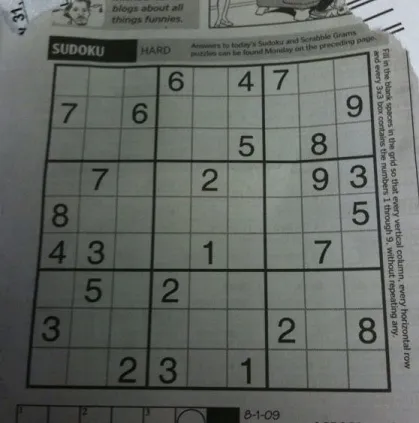
#> input picture Sudoku_Solver/imgs/1.webp, 419 x 423 px, found by its file name
$ python extract.py
#> lines starting #> are read from the running program, lines starting #| are printed output that depends on the picture; after the words box and inside, x2 and y2 are one past the last pixel; in counts of white or black regions, pixels touching at a corner belong together
import cv2
import numpy as np
import matplotlib.pyplot as plt
from typing import Tuple

def read_image(file_path: str) -> np.ndarray:
    """Read an image from file."""
    image = cv2.imread(file_path)
#> image is the input picture: shape (423, 419, 3); mean B, G, R 98.9, 103.9, 99.1
    if image is None:
        raise FileNotFoundError(f"Image not found at path: {file_path}")
    return image

def preprocess_image(image: np.ndarray) -> np.ndarray:
    """Convert image to grayscale, blur it, and apply adaptive thresholding."""
    gray = cv2.cvtColor(image, cv2.COLOR_BGR2GRAY)
    blur = cv2.GaussianBlur(gray, (7, 7), 3)
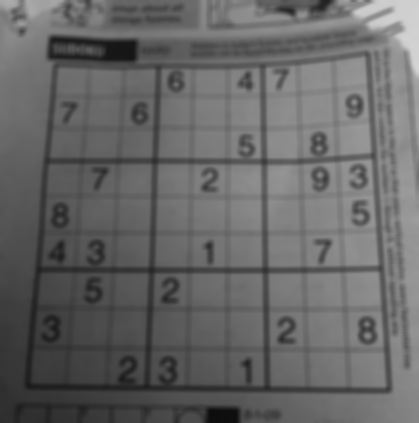
#> blur: shape (423, 419); min 13, max 213, mean 101.9
    binary = cv2.adaptiveThreshold(blur, 255, cv2.ADAPTIVE_THRESH_GAUSSIAN_C, cv2.THRESH_BINARY_INV, 11, 2)
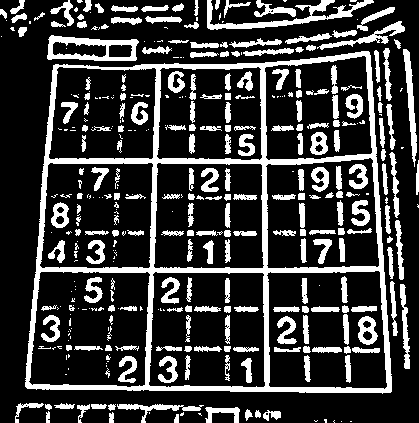
#> binary: shape (423, 419); 23.1% white; 381 white regions (146 under 20 px)
    return binary

def find_largest_contour(image: np.ndarray) -> np.ndarray:
    """Find the largest contour in the image."""
    contours, _ = cv2.findContours(image, cv2.RETR_EXTERNAL, cv2.CHAIN_APPROX_SIMPLE)
#> contours = 108 contours, 40 with area under 20; largest, box (x1, y1, x2, y2) and area: (25, 51, 392, 394) 112245, (47, 35, 139, 61) 1820, (207, 0, 374, 30) 963, (403, 49, 417, 167) 520, (317, 21, 405, 50) 422
    largest_contour = max(contours, key=cv2.contourArea)
#> largest_contour = contour of 246 points, box (x1, y1, x2, y2) (25, 51, 392, 394), area 112245
    return largest_contour

def extract_sudoku_grid(image: np.ndarray, contour: np.ndarray) -> np.ndarray:
    """Apply perspective transform to extract and warp the Sudoku grid."""
    epsilon = 0.02 * cv2.arcLength(contour, True)
    approx = cv2.approxPolyDP(contour, epsilon, True)

    if len(approx) != 4:
        raise ValueError("The largest contour does not have 4 sides.")

    points = approx.reshape(4, 2)
    points = sorted(points, key=lambda x: x[1])  # Sort by y coordinate
    if points[0][0] > points[1][0]:
        points[0], points[1] = points[1], points[0]
    if points[2][0] > points[3][0]:
        points[2], points[3] = points[3], points[2]

    src = np.array(points, dtype="float32")
    side = max(
        np.linalg.norm(points[0] - points[1]),
        np.linalg.norm(points[2] - points[3]),
        np.linalg.norm(points[0] - points[2]),
        np.linalg.norm(points[1] - points[3])
    )
    dst = np.array([[0, 0], [side - 1, 0], [0, side - 1], [side - 1, side - 1]], dtype="float32")
    M = cv2.getPerspectiveTransform(src, dst)
    warped = cv2.warpPerspective(image, M, (int(side), int(side)))
    return warped

def extract_digits_from_grid(grid_image: np.ndarray) -> np.ndarray:
    """Extract digits from the Sudoku grid."""
    cell_size = grid_image.shape[0] // 9
    digits = np.zeros((9, 9), dtype=int)

    for i in range(9):
        for j in range(9):
            cell = grid_image[i*cell_size:(i+1)*cell_size, j*cell_size:(j+1)*cell_size]
            digit = recognize_digit(cell)
            digits[i, j] = digit

    return digits

def recognize_digit(cell_image: np.ndarray) -> int:
    """Recognize a digit from a cell image."""
    # Placeholder function for digit recognition
    # In practice, this could use a pre-trained digit recognition model (e.g., CNN)
    return 0  # Assuming all cells are empty for now

if __name__ == "__main__":
    # Example usage
    image_path = "/home/screa/Mini-Projects/Sudoku_Solver/imgs/1.webp"
    image = read_image(image_path)
    plt.imshow(image)
    plt.show()
    preprocessed = preprocess_image(image)
    plt.imshow(preprocessed, cmap="gray")
    plt.show()
    largest_contour = find_largest_contour(preprocessed)
    sudoku_grid = extract_sudoku_grid(image, largest_contour)
#> in extract_sudoku_grid, `epsilon = 0.02 * cv2.arcLength(contour, True)`: epsilon = 28.05
#> in extract_sudoku_grid, `approx = cv2.approxPolyDP(contour, epsilon, True)`: approx = [[369, 52], [53, 65], [25, 386], [390, 392]]
#> in extract_sudoku_grid, `src = np.array(points, dtype="float32")`: src = [[53, 65], [369, 52], [25, 386], [390, 392]]
#> in extract_sudoku_grid, `side = max( np.linalg.norm(points[0] - points[1]), np.linalg.norm(poin..`: side = 365
#> in extract_sudoku_grid, `dst = np.array([[0, 0], [side - 1, 0], [0, side - 1], [side - 1, side ..`: dst = [[0, 0], [364, 0], [0, 364], [364, 364]]
#> in extract_sudoku_grid, `M = cv2.getPerspectiveTransform(src, dst)`: M = [[1.28, 0.111, -74.84], [0.0563, 1.37, -91.89], [0.000208, 0.000509, 1]]
#> in extract_sudoku_grid, `warped = cv2.warpPerspective(image, M, (int(side), int(side)))`:
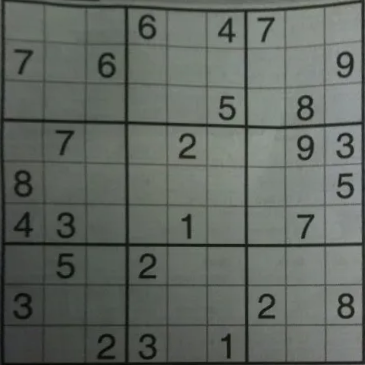
#> warped: shape (365, 365, 3); mean B, G, R 97.3, 103.7, 97.8
    digits = extract_digits_from_grid(sudoku_grid)
#> after the loop in extract_digits_from_grid, `for i in range(9):`:
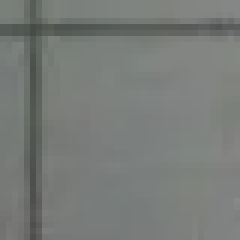
#> cell: shape (40, 40, 3) (shown 6 times larger); mean B, G, R 120.3, 123.5, 119.9
    print(digits)
#| [[0 0 0 0 0 0 0 0 0]
#|  [0 0 0 0 0 0 0 0 0]
#|  [0 0 0 0 0 0 0 0 0]
#|  [0 0 0 0 0 0 0 0 0]
#|  [0 0 0 0 0 0 0 0 0]
#|  [0 0 0 0 0 0 0 0 0]
#|  [0 0 0 0 0 0 0 0 0]
#|  [0 0 0 0 0 0 0 0 0]
#|  [0 0 0 0 0 0 0 0 0]]
